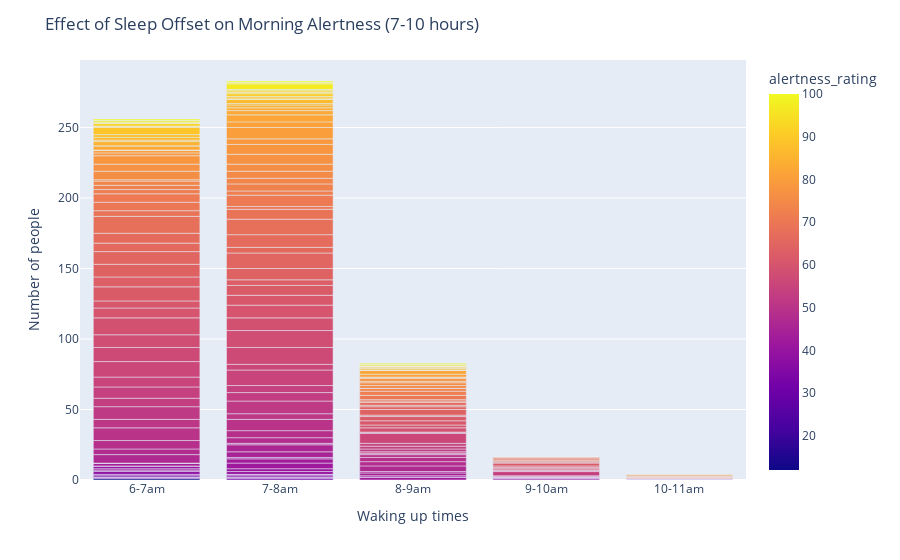

Write notebook code for a chart like this one.
### Code cell
'''This plot shows the alertness rating wrt when a person wakes up, that is the Sleep Offset time.
   In this plot we are considering only those people who have slept between 7 - 10 hrs which is
   considered as a good sleeping time to maintain uniformity. For the same sleep time we can see
    that People who wake early have high alertness rating as compared to the people who wake up late. 
    Showing people who must have woken up early must also have slept early, so the sleep efficiency for 
    people who sleep early is high, thus for the same amount of sleep, they have higher alertness. '''

# # suppress SettingWithCopyWarning
# warnings.filterwarnings('ignore', category=pd.core.common.SettingWithCopyWarning)



# filter data for sleep_period_time between 7-10
df_filtered = merged_df.query('sleep_period_time >= 7 and sleep_period_time <= 10')

# create bins for sleep offset hours
bins = [6,7, 8, 9, 10, 11]
labels = ['6-7am','7-8am','8-9am', '9-10am', '10-11am']
df_filtered['sleep_offset_bins'] = pd.cut(df_filtered['sleep_offset'], bins=bins, labels=labels)

# group data by sleep offset bin and alertness rating
grouped_df = df_filtered.groupby(['sleep_offset_bins', 'alertness_rating']).size().reset_index(name='count')

# create a stacked bar chart with alertness rating on the y-axis and sleep offset bin on the x-axis
fig = px.bar(grouped_df, x='sleep_offset_bins', y='count', color='alertness_rating', barmode='stack', 
             color_discrete_sequence=px.colors.qualitative.Set1)

# set plot labels and layout
fig.update_layout(
    title='Effect of Sleep Offset on Morning Alertness (7-10 hours)',
    xaxis_title='Waking up times',
    yaxis_title='Number of people',
    legend_title='Alertness Rating'
)

# show plot
fig.show()

### Figure 1 — Plotly figure (JSON) as saved in the notebook; plotly's stock layout.template omitted (floating-point values rounded to 4 significant figures; data arrays with more than 128 entries replaced by an {"elided": "..."} marker saying what was removed)
{"data": [{"alignmentgroup": "True", "hovertemplate": "sleep_offset_bins=%{x}<br>count=%{y}<br>alertness_rating=%{marker.color}<extra></extra>", "legendgroup": "", "marker": {"color": {"elided": "340 int values"}, "coloraxis": "coloraxis", "pattern": {"shape": ""}}, "name": "", "offsetgroup": "", "orientation": "v", "showlegend": false, "textposition": "auto", "type": "bar", "x": {"elided": "340 str values"}, "xaxis": "x", "y": {"elided": "340 int values"}, "yaxis": "y"}], "layout": {"barmode": "stack", "coloraxis": {"colorbar": {"title": {"text": "alertness_rating"}}, "colorscale": [[0, "#0d0887"], [0.1111, "#46039f"], [0.2222, "#7201a8"], [0.3333, "#9c179e"], [0.4444, "#bd3786"], [0.5556, "#d8576b"], [0.6667, "#ed7953"], [0.7778, "#fb9f3a"], [0.8889, "#fdca26"], [1, "#f0f921"]]}, "legend": {"title": {"text": "Alertness Rating"}, "tracegroupgap": 0}, "margin": {"t": 60}, "title": {"text": "Effect of Sleep Offset on Morning Alertness (7-10 hours)"}, "xaxis": {"anchor": "y", "domain": [0, 1], "title": {"text": "Waking up times"}}, "yaxis": {"anchor": "x", "domain": [0, 1], "title": {"text": "Number of people"}}}}
